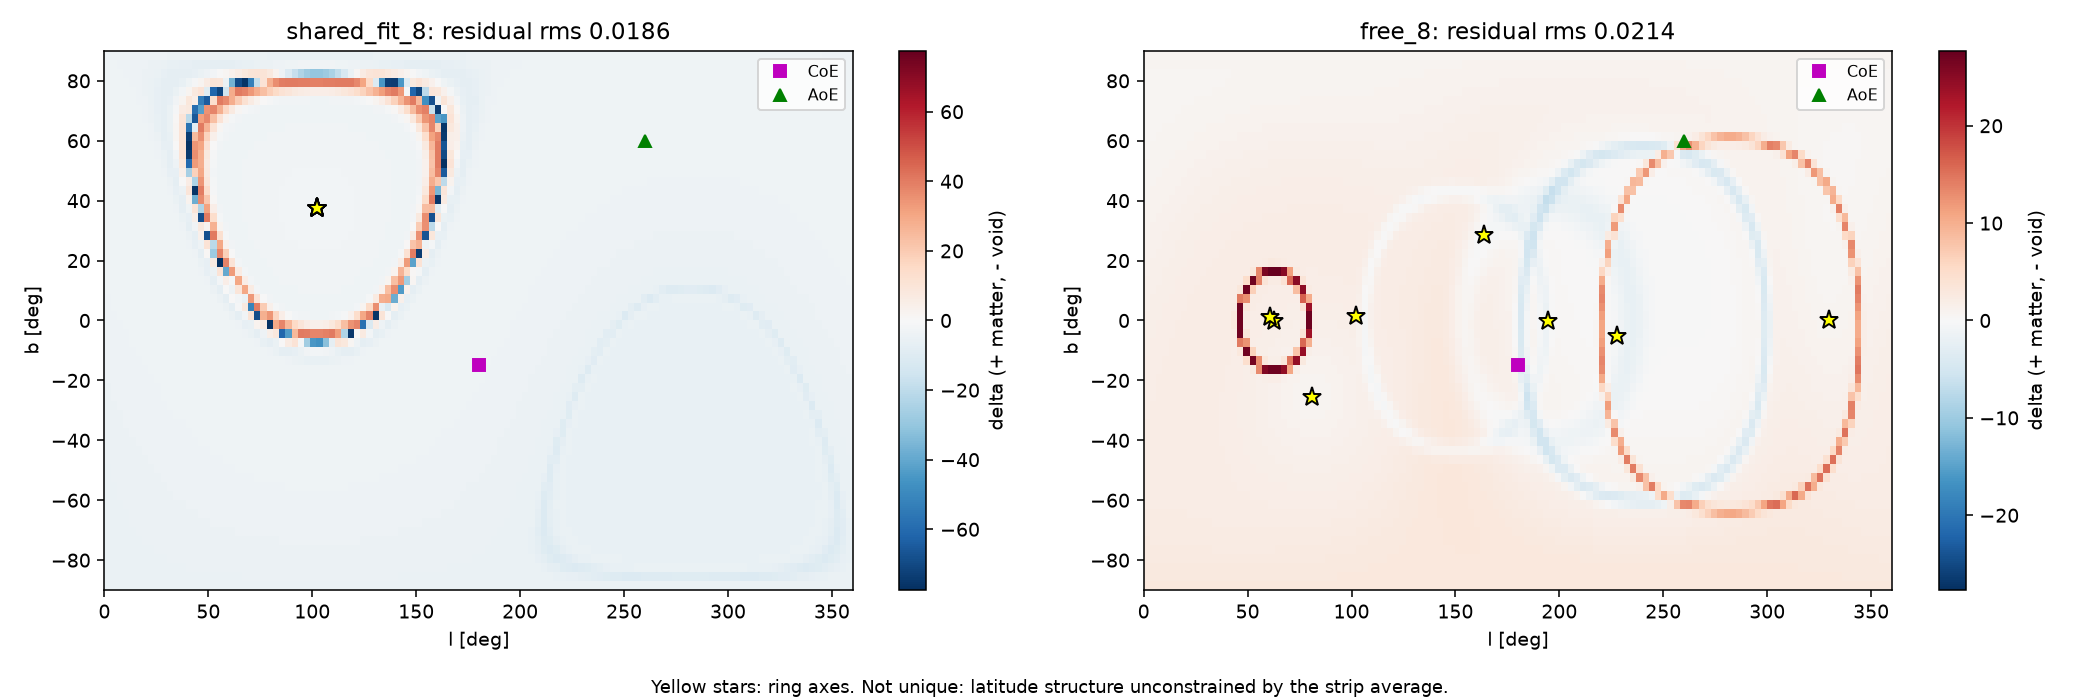

Recreate this plot in Python.
# Sky maps of the best free-axis and best shared-axis ring solutions, ring axes marked. From A_required_rings_results.json.
import numpy as np,matplotlib;matplotlib.use("Agg");import matplotlib.pyplot as plt
from A_required_rings_common import *
best=min([k for k in R if k.startswith("free")],key=lambda k:R[k]["resid"]);sh=min([k for k in R if k.startswith("shared_fit")],key=lambda k:R[k]["resid"])
fig,ax=plt.subplots(1,2,figsize=(15,5))
for a,k in zip(ax,[sh,best]):
  s=sky(R[k]["rings"]).reshape(LL.shape);v=np.abs(s).max();im=a.imshow(s,origin="lower",extent=[0,360,-90,90],cmap="RdBu_r",vmin=-v,vmax=v,aspect="auto");plt.colorbar(im,ax=a,label="delta (+ matter, - void)")
  for r in R[k]["rings"]:a.plot(r[0]%360,r[1],"k*" ,ms=10,mfc="yellow")
  a.plot(180,-15,"ms",label="CoE");a.plot(260,60,"g^",label="AoE");a.set(xlabel="l [deg]",ylabel="b [deg]",title=f"{k}: residual rms {R[k]['resid']:.4f}");a.legend(fontsize=8)
fig.text(.5,.01,"Yellow stars: ring axes. Not unique: latitude structure unconstrained by the strip average.",ha="center",fontsize=9)
plt.tight_layout(rect=(0,.04,1,1));plt.savefig("A_required_rings_sky.png",dpi=140)
